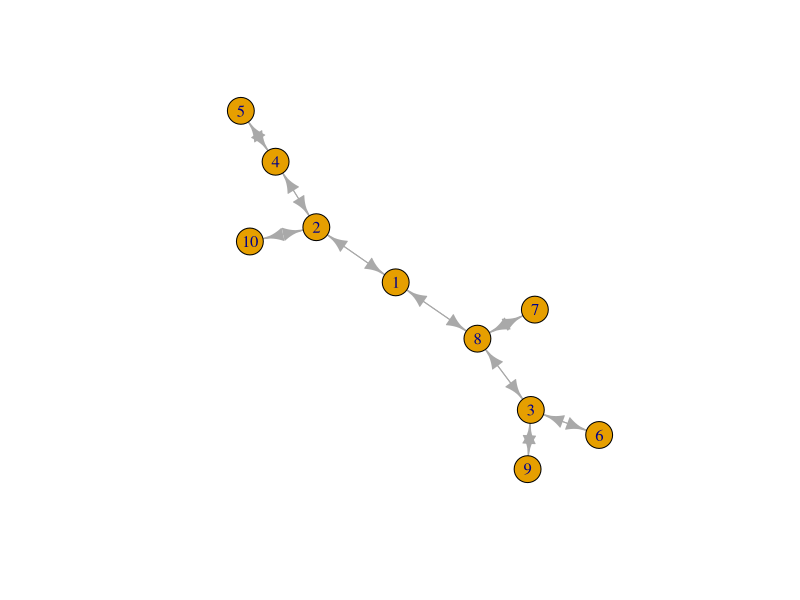
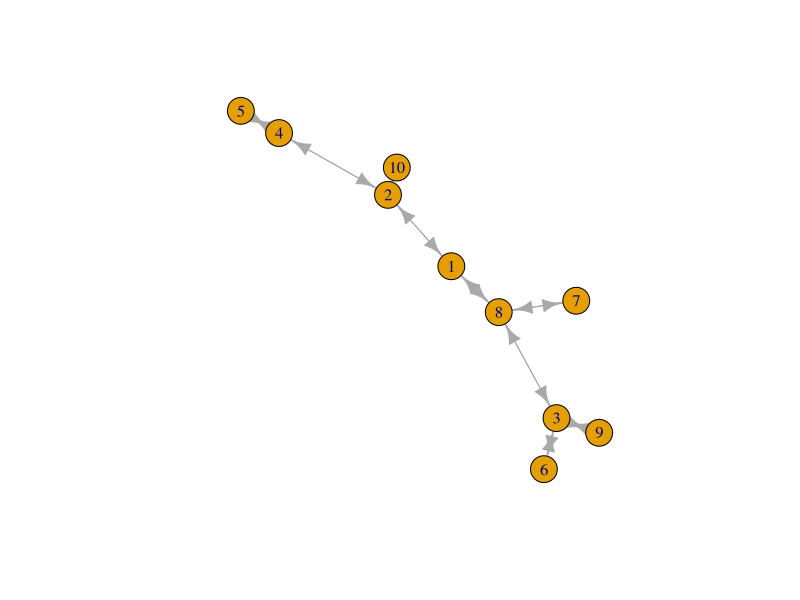

Reproduce these figures in R, in order.
## ---- chunk 1
knitr::opts_chunk$set(echo = TRUE)
library("igraph")
## ---- chunk 2
g<-c(0,1,0,0,0,0,0,1,0,0,
     1,0,0,1,0,0,0,0,0,1,
     0,0,0,0,0,1,0,1,1,0,
     0,1,0,0,1,0,0,0,0,0,
     0,0,0,1,0,0,0,0,0,0,
     0,0,1,0,0,0,0,0,0,0,
     0,0,0,0,0,0,0,1,0,0,
     1,0,1,0,0,0,1,0,0,0,
     0,0,1,0,0,0,0,0,0,0,
     0,1,0,0,0,0,0,0,0,0)
g.mat <- matrix(g, nrow=10)
g.mat
g <- graph.adjacency(g.mat, weighted=TRUE)
g
plot(g)
## ---- chunk 3
V(g)
## ---- chunk 4
E(g)
## ---- chunk 5
E(g)$weight
## ---- chunk 6
gw<-c(0,2,0,0,0,0,0,5,0,0,
      2,0,0,1,0,0,0,0,0,10,
      0,0,0,0,0,3,0,1,8,0,
      0,1,0,0,7,0,0,0,0,0,
      0,0,0,7,0,0,0,0,0,0,
      0,0,3,0,0,0,0,0,0,0,
      0,0,0,0,0,0,0,2,0,0,
      5,0,1,0,0,0,2,0,0,0,
      0,0,8,0,0,0,0,0,0,0,
      0,10,0,0,0,0,0,0,0,0)
gw.mat <- matrix(gw, nrow=10)
gw.mat
grw <- graph.adjacency(gw.mat, weighted=TRUE)
grw
plot(grw)
## ---- chunk 7
V(grw)
## ---- chunk 8
E(grw)
## ---- chunk 9
E(grw)$weight
